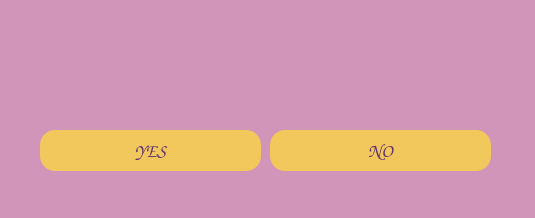
<?xml version="1.0" encoding="UTF-8"?>
<ui version="4.0">
 <class>MainWindow</class>
 <widget class="QMainWindow" name="MainWindow">
  <property name="geometry">
   <rect>
    <x>0</x>
    <y>0</y>
    <width>535</width>
    <height>218</height>
   </rect>
  </property>
  <property name="windowTitle">
   <string>MainWindow</string>
  </property>
  <widget class="QWidget" name="centralwidget">
   <widget class="QTextBrowser" name="textBrowser_2">
    <property name="geometry">
     <rect>
      <x>-20</x>
      <y>-20</y>
      <width>571</width>
      <height>281</height>
     </rect>
    </property>
    <property name="styleSheet">
     <string notr="true">background-color: rgb(209, 149, 185);</string>
    </property>
   </widget>
   <widget class="QLabel" name="exit_label">
    <property name="geometry">
     <rect>
      <x>50</x>
      <y>-100</y>
      <width>461</width>
      <height>421</height>
     </rect>
    </property>
    <property name="text">
     <string/>
    </property>
    <property name="pixmap">
     <pixmap>../reso/exit_label.png</pixmap>
    </property>
    <property name="scaledContents">
     <bool>true</bool>
    </property>
   </widget>
   <widget class="QPushButton" name="no_btn">
    <property name="geometry">
     <rect>
      <x>270</x>
      <y>130</y>
      <width>221</width>
      <height>41</height>
     </rect>
    </property>
    <property name="font">
     <font>
      <family>Comic Sans MS</family>
      <pointsize>14</pointsize>
      <weight>75</weight>
      <bold>true</bold>
     </font>
    </property>
    <property name="styleSheet">
     <string notr="true">QPushButton {
    background-color: #f2c75b;  /* Background color */
    color: #61346b;               /* Text color */
    border-radius: 15px;          /* Rounded corners */
    padding: 10px;                /* Padding */
}
QPushButton:hover {
    background-color: #d1a95d;    /* Hover background color */
}
</string>
    </property>
    <property name="text">
     <string>NO</string>
    </property>
   </widget>
   <widget class="QPushButton" name="yes_btn">
    <property name="geometry">
     <rect>
      <x>40</x>
      <y>130</y>
      <width>221</width>
      <height>41</height>
     </rect>
    </property>
    <property name="font">
     <font>
      <family>Comic Sans MS</family>
      <pointsize>14</pointsize>
      <weight>75</weight>
      <bold>true</bold>
     </font>
    </property>
    <property name="styleSheet">
     <string notr="true">QPushButton {
    background-color: #f2c75b;  /* Background color */
    color: #61346b;               /* Text color */
    border-radius: 15px;          /* Rounded corners */
    padding: 10px;                /* Padding */
}
QPushButton:hover {
    background-color: #d1a95d;    /* Hover background color */
}
</string>
    </property>
    <property name="text">
     <string>YES</string>
    </property>
   </widget>
  </widget>
 </widget>
 <resources/>
 <connections/>
</ui>
